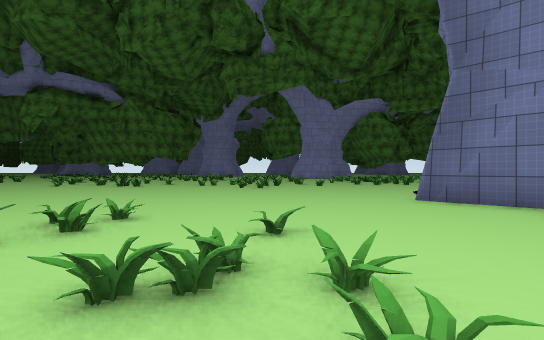
View 1 (above)

24 first-person views from a walk through a Unity game level. The camera is 1.2 m above the floor, looks level and sees 85° across. The floor is counted in squares, 2 m on a side. Each view is taken from the middle of a square. On the plan, view 1 faces up. The plan holds only what a view shows up to about 9 squares ahead; the rest is blank. The place goes on beyond the plan. Some animated figures are left out. Some surface patterns are stand-ins.

View 2
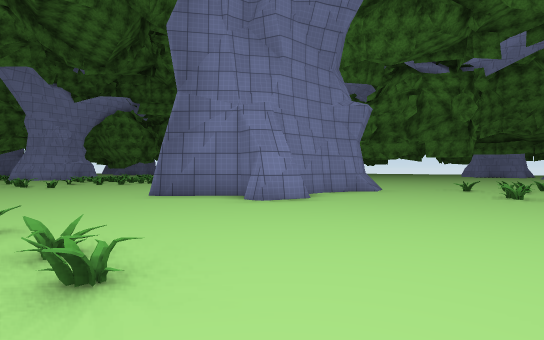

View 3
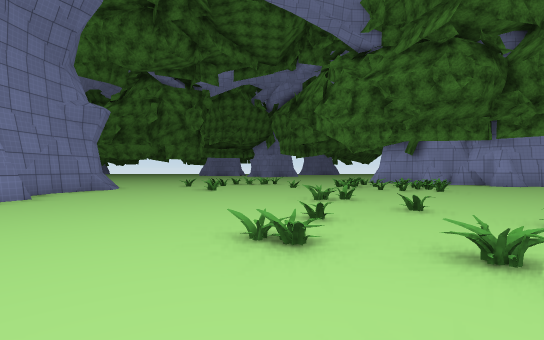

View 4
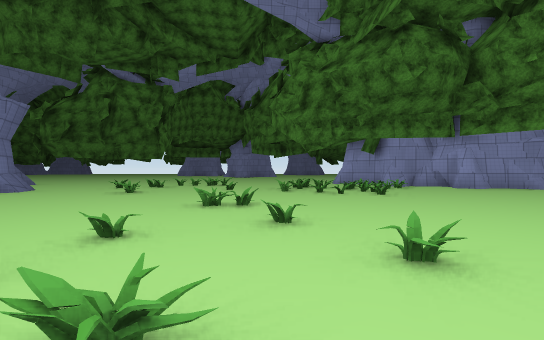

View 5
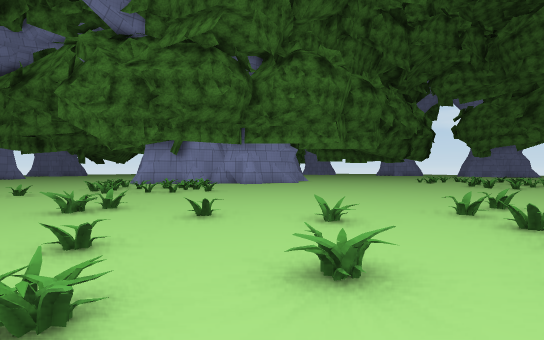

View 6
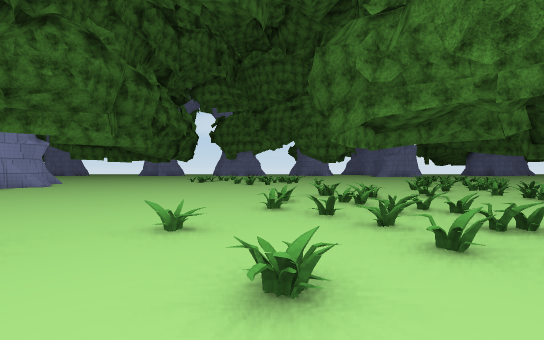

View 7
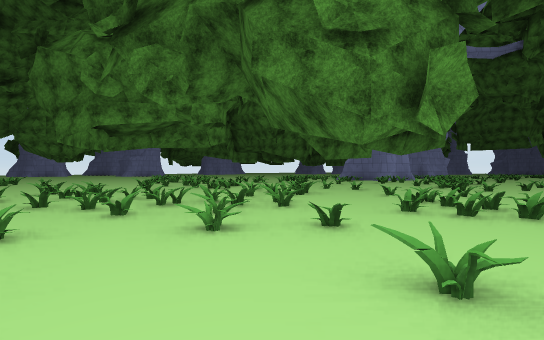

View 8
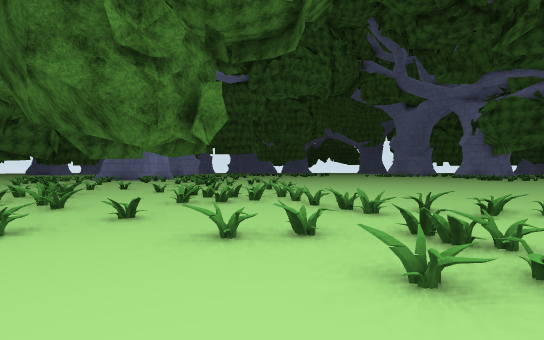

View 9
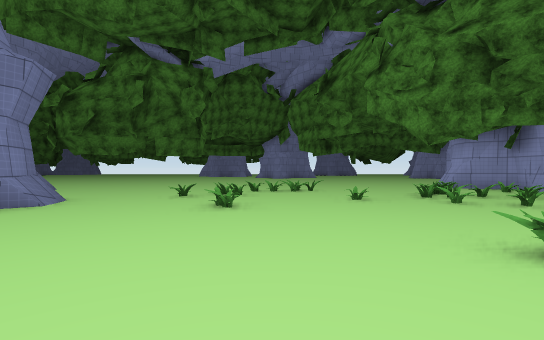

View 10
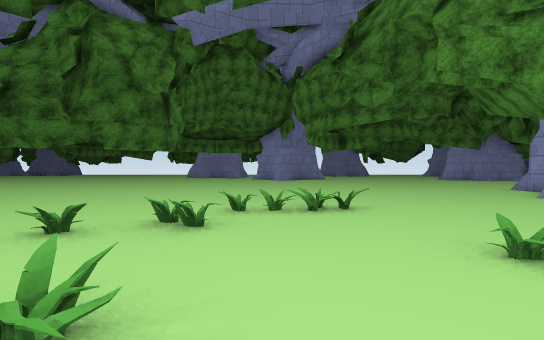

View 11
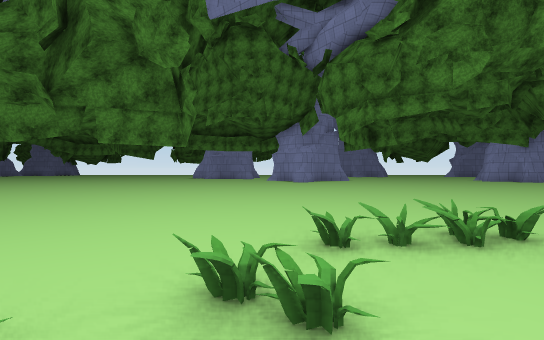

View 12
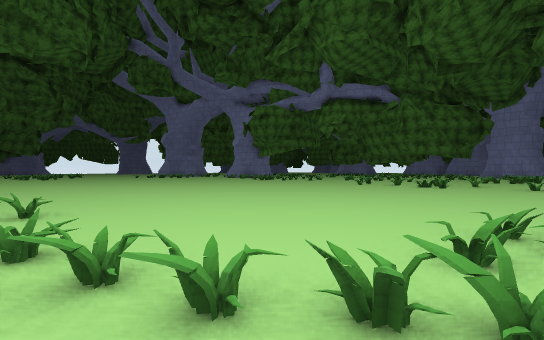

View 13
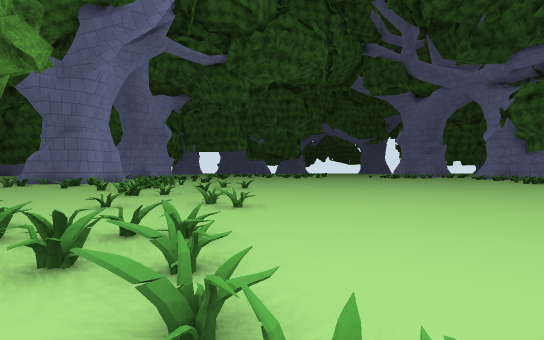

View 14
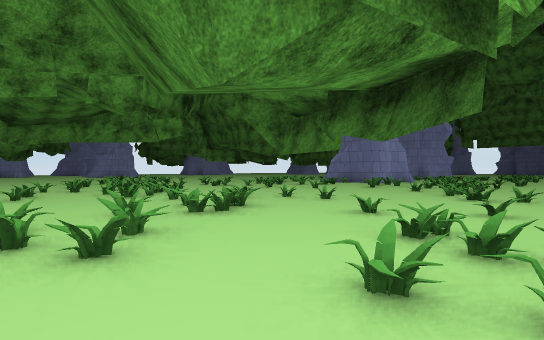

View 15
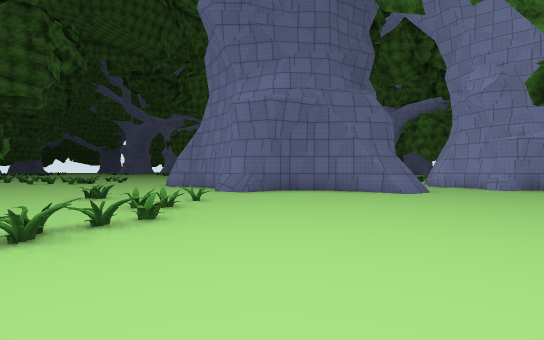

View 16
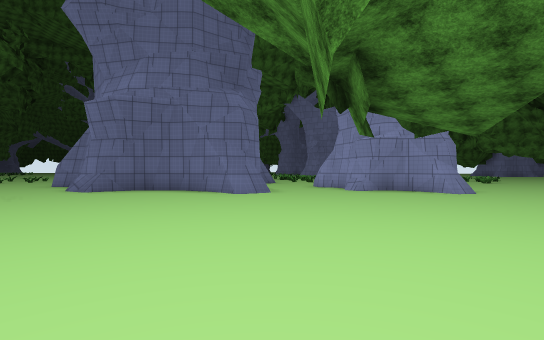

View 17
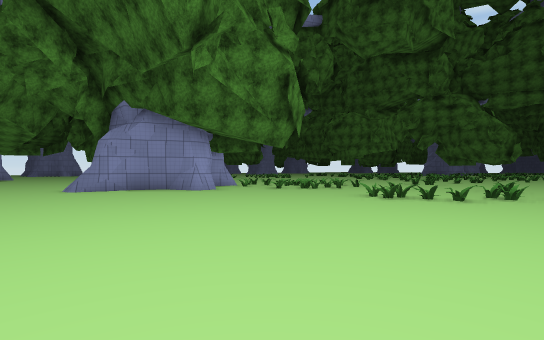

View 18
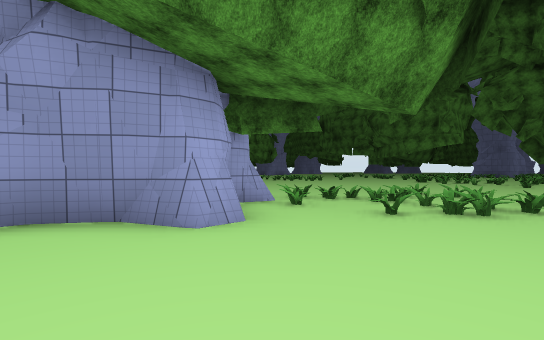

View 19
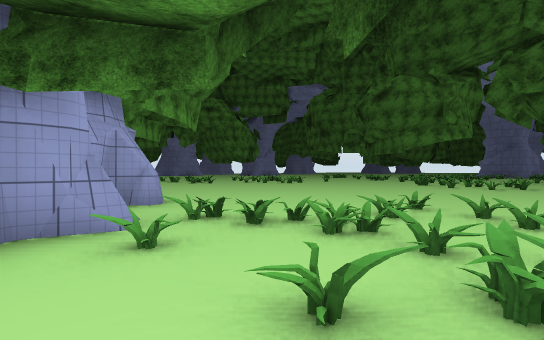

View 20
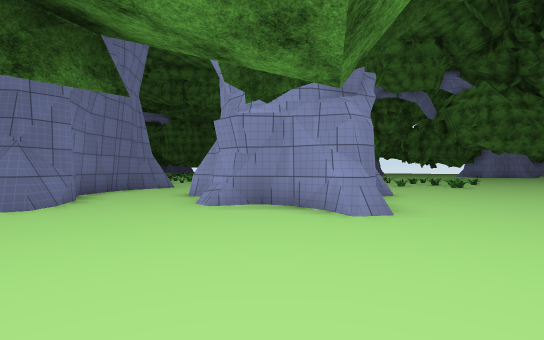

View 21
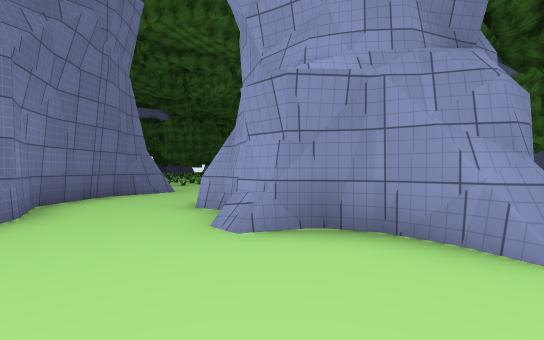

View 22
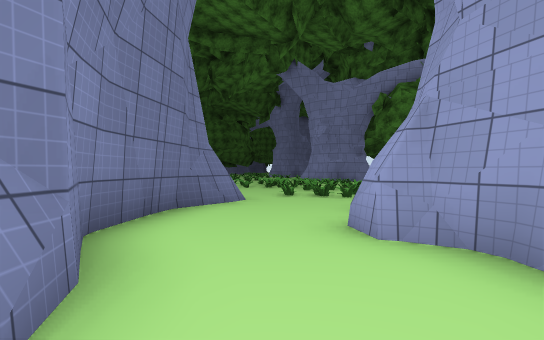

View 23
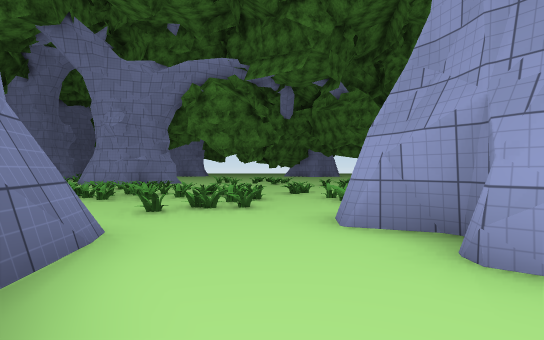

View 24
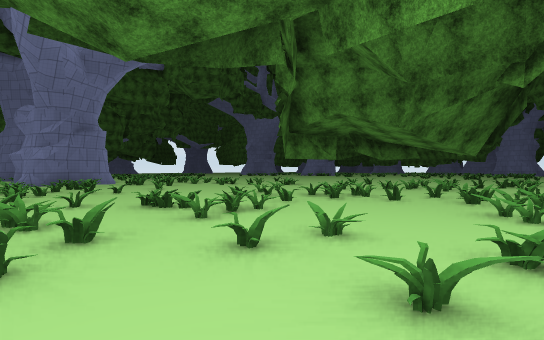

### Floor plan
Key: @ floor where view 1 was taken; # wall or solid block; x gap in a wall; . main floor; : floor 0.25 m higher than the main floor; / step, stairs or slope; = window, fence, low wall or low ledge; T thing the floor can be seen under or through.
Columns run from 13 left of view 1 to 18 right of it. Each row starts with its distance up from view 1.
 17                   =    ..    ..
 16                   #... ./   ...
 15                   ===#=.=   ....
 14                    .=.===   ....
 13                    ...===   #...
 12                     ....#   #...
 11          .=          x..##  #...
 10         ...   ..     #...#####..
  9       ............   ##...##....
  8   ..  ............    #.........
  7   ...............     ####......
  6   ...............     ####......
  5   ..............###   #.........
  4   ................#####.........
  3  ..........=.:...##..//.........
  2 ...........=....................
  1 ..........=..=.........=........
  0   ....=.=T..=@.......#.==.......
 -1   .=....TT#..............=......
 -2  ...=./.T................=......
 -3  /=....:..=##.=...=.............
 -4  /=.......==#.........#T........
 -5   ....#.==.##=.=.....T=T#.......
 -6   ......==.=##.......TTT=.......
 -7   . ..........=......TT...#.....
 -8   ......#.....=........TTT##....
 -9   #/...==.=.#=..........T  ###.
-10   =/..==#=..=..........##    ..
-11    .=.. =.=............#

Positions as (right, up) in squares from view 1, and headings:
1: (0, 0), facing up
2: (0, -1), facing up-right
3: (-1, -2), facing right
4: (0, -4), facing right
5: (0, -2), facing down-right
6: (1, -2), facing down
7: (1, 0), facing down-left
8: (2, 0), facing left
9: (3, -1), facing right
10: (7, -1), facing right
11: (9, 0), facing right
12: (-2, 0), facing up-left
13: (-2, 1), facing left
14: (-2, -1), facing down-left
15: (15, -2), facing up-left
16: (18, 1), facing up-left
17: (18, 1), facing down-left
18: (15, -4), facing down-left
19: (12, -5), facing down-left
20: (18, 6), facing up-left
21: (16, 7), facing up-left
22: (13, 7), facing up-left
23: (10, 8), facing up
24: (-1, -11), facing up-left
